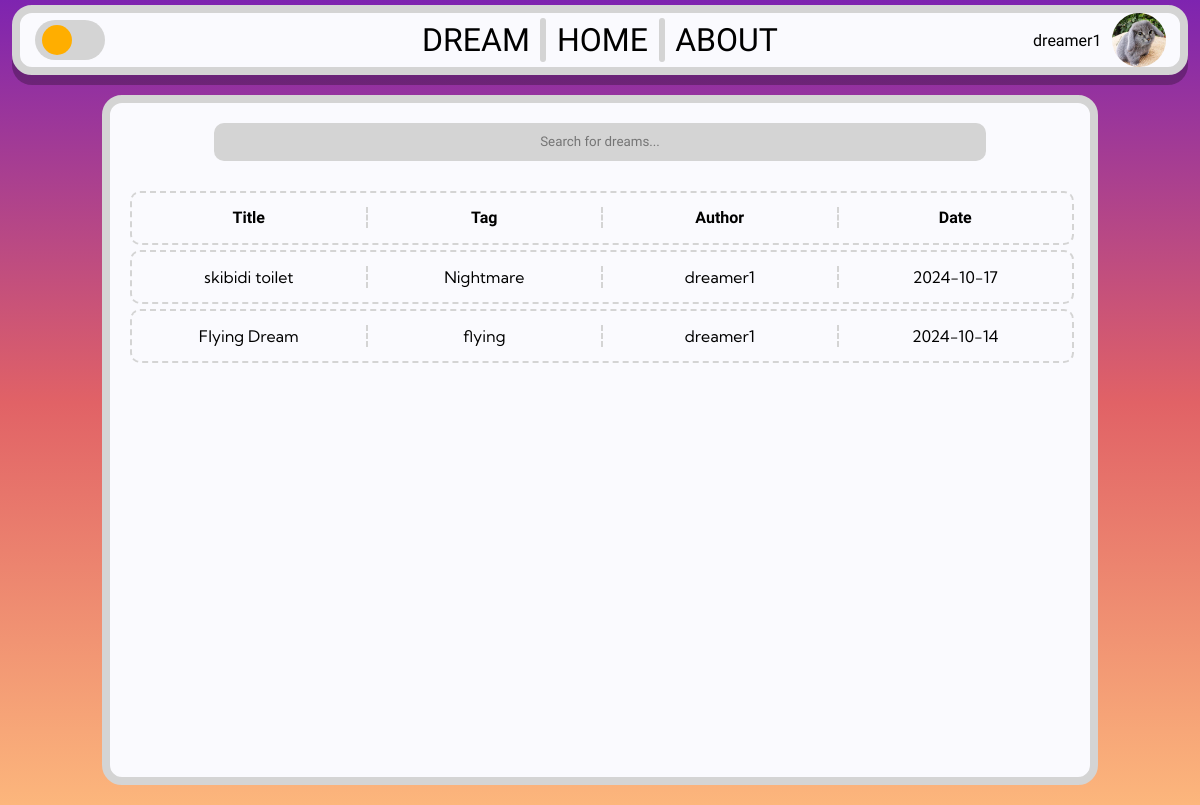
The page / (signed in) on the database as committed earlier.
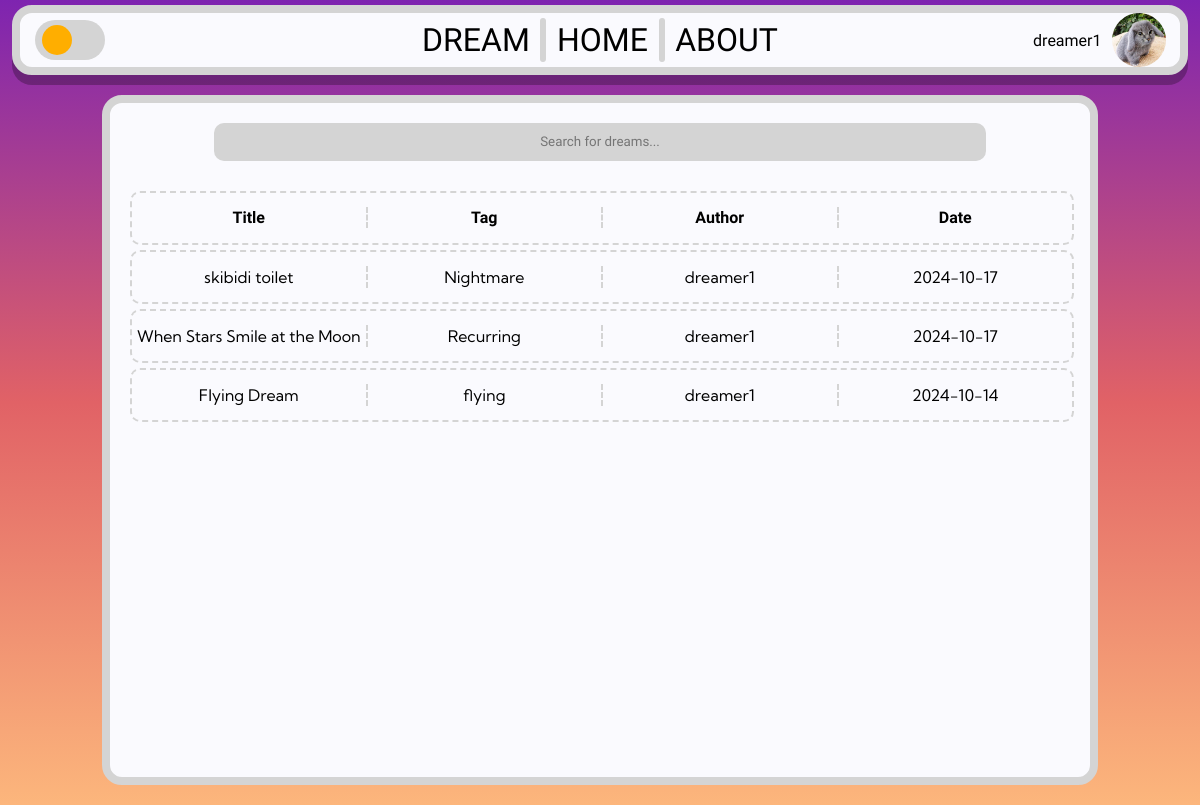
The same page on the database as committed later.
### tables this page shows
CREATE TABLE users (
        user_id TEXT PRIMARY KEY,
        username TEXT NOT NULL UNIQUE,
        hash TEXT NOT NULL,
        email TEXT,
        admin BOOLEAN DEFAULT FALSE
    , verified bool);

CREATE TABLE dreams (
        dream_id TEXT PRIMARY KEY,
        content TEXT,
        title TEXT,
        description TEXT,
        author_id TEXT,
        tag TEXT,
        upload_date DATE NOT NULL,
        likes INTEGER DEFAULT 0, private BOOL,
        FOREIGN KEY (author_id) REFERENCES users(user_id)
    );

### app.py (the view)
@app.route("/")
def dreambrowse():
    username, user_id = get_session_info()
    profile_pic = get_profile_picture(user_id)
    author_id_to_name = {}
    with db:
        if username:
            cursor.execute("SELECT * FROM dreams WHERE private = 0 OR author_id = ? ORDER BY upload_date DESC;", (user_id,))
        else:
            cursor.execute("SELECT * FROM dreams WHERE private = 0 ORDER BY upload_date DESC;")
        dreams = cursor.fetchall()
        author_ids = set()
        for dream in dreams:
            author_ids.add(dream[4])
        for author_id in author_ids:
            cursor.execute("SELECT username FROM users WHERE user_id = ?", (author_id,))
            author_id_to_name[author_id] = cursor.fetchone()[0]
    return render_template(
        "dream_browser.html", dreams=dreams, author_id_to_name=author_id_to_name, username=username, user_id=user_id, profile_pic=profile_pic
    )

### app.py (called while the page is built)
def get_profile_picture(user_id):
    if user_id is None:
        return None
    exts = ["png", "jpg", "jpeg", "gif", "webp", "jfif"]
    for ext in exts:
        if os.path.exists(f"{user_id}.{ext}"):
            return f"{user_id}.{ext}"
    return "default.jpg"

def get_session_info():
    if "username" in session:
        username = session.get("username")
        user_id = session.get("user_id")
    else:
        username = None
        user_id = None
    return username, user_id

### templates/dream_browser.html (shortened to what this page needs)
<!DOCTYPE html>
<html lang="en">
<head>
    <link rel="stylesheet" href="{{ url_for('static', filename='css/dream_browser.css') }}">
    <link rel="stylesheet" href="{{ url_for('static', filename='css/base.css') }}">
</head>
<body>
    <div class="header-container">
        <div class="header-left">
            <label class="switch" id="dark-mode-switch">
                <span class="slider round"></span>
            </label>
        </div>
        <div class="header-mid">
            <div class="header-buttons dreams-button">DREAM</div>
            <div class="vl" style="height: 80%;"></div>
            <div class="header-buttons home-button">HOME</div>
            <div class="vl" style="height: 80%;"></div>
            <div class="header-buttons about-button">ABOUT</div>
        </div>
        <div class="header-right">
            {% if username %}
            <span id="user-name">{{ username }}</span>
            <img src="{{ url_for('static', filename='images/profilephotos/' + profile_pic) }}" id="pfp">
            {% else %}
            <a href="{{ url_for('login') }}" class="header-buttons">LOGIN</a>
            {% endif %}
        </div>
    </div>
    <div class="browser">
        <input label="Search" type="text" class="search-bar" placeholder="Search for dreams...">
        <table class="dream-table">
            <tbody>
                <tr class="dream-row">
                    <th class="dream-heading">Title</th>
                    <th class="dream-heading">Tag</th>
                    <th class="dream-heading">Author</th>
                    <th class="dream-heading dream-date">Date</th>
                </tr>
                {% for dream in dreams %}
                <tr class="dream-row clickable-row" id="{{ dream[0] }}">
                    <td class="dream-cell dream-title">{{ dream[2] }}</td>
                    <td class="dream-cell dream-tag">{{ dream[5] }}</td>
                    <td class="dream-cell dream-author">{{ author_id_to_name[dream[4]] }}</td>
                    <td class="dream-cell dream-date">{{ dream[6] }}</td>
                </tr>
                {% endfor %}
            </tbody>
        </table>
    </div>
</body>
</html>

### static/css/dream_browser.css (style rules this page uses)
.browser { display: flex; flex-direction: column; align-items: center; justify-content: start; height: 100vh; width: 40vw; background-color: #FAFAFE; border: 8px solid #D4D4D4; border-radius: 20px; padding: 10px; margin: 20px; }
.search-bar { width: 80%; height: 40px; background-color: #D4D4D4; border: none; border-radius: 10px; text-align: center; margin: 10px; font-family: 'Krona One', sans-serif; }
.dream-table { width: 100%; height: 100%; display: flex; flex-direction: column; align-items: center; justify-content: start; overflow-y: scroll; overflow-x: hidden; border-radius: 10px; margin: 5px; padding: 10px; scrollbar-width: thin; }
tbody { width: 100%; height: 100%; }
.dream-row { width: 100%; height: 50px; display: flex; flex-direction: row; justify-content: space-between; align-items: center; text-align: center; border: 2px dashed #D4D4D4; border-radius: 10px; margin-top: 5px; }
.dream-cell, .dream-heading { flex: 1; border-right: 2px dashed #D4D4D4; }
.dream-heading { font-family: 'Krona One', sans-serif; font-size: 16px; }
.dream-date { border-right: none; }
.clickable-row { cursor: pointer; transition: transform 0.2s; }
@media screen and (max-width: 1200px) { .browser { width: 80vw; } }

### static/css/base.css (style rules this page uses)
html { height: 100%; width: 100%; }
body { width: 100%; height: 100%; margin: 0; padding: 0; background: rgb(126,36,176); background: -moz-linear-gradient(180deg, rgba(126,36,176,1) 0%, rgba(225,98,102,1) 50%, rgba(252,182,124,1) 100%); background: -webkit-linear-gradient(180deg, rgba(126,36,176,1) 0%, rgba(225,98,102,1) 50%, rgba(252,182,124,1) 100%); background: linear-gradient(180deg, rgba(126,36,176,1) 0%, rgba(225,98,102,1) 50%, rgba(252,182,124,1) 100%); background-repeat: no-repeat; background-attachment: fixed; background-size: cover; filter: progid:DXImageTransform.Microsoft.gradient(startColorstr="#7e24b0",endColorstr="#fcb67c",GradientType=1); font-family: 'Kumbh Sans', sans-serif; padding-top: 5px; display: flex; flex-direction: column; align-items: center; color: black; }
.header-container { display: flex; justify-content: center; align-items: center; background-color: #FAFAFE; border: #D4D4D4 8px solid; border-radius: 20px; width: 98%; height: 75px; font-family: 'Sulphur Point', sans-serif; box-shadow: 0px 10px 0px 0px rgba(0,0,0,0.26); -webkit-box-shadow: 0px 10px 0px 0px rgba(0,0,0,0.26); -moz-box-shadow: 0px 10px 0px 0px rgba(0,0,0,0.26); box-sizing: border-box; }
.vl { border-left: 6px solid #D4D4D4; border-radius: 20px; }
.header-left, .header-right, .header-mid { display: flex; justify-content: center; align-items: center; width: 32.5%; height: 100%; }
.header-mid { justify-content: space-evenly; }
.header-left { justify-content: start; }
.header-right { justify-content: end; }
.header-buttons { background-color: rgba(255, 255, 255, 0); padding: 8px; transition: 0.2s; font-weight: lighter; border-radius: 10px; font-size: 32px; }
#pfp { width: 54px; height: 54px; border-radius: 50%; margin-left: 10px; cursor: pointer; }
.switch { position: relative; display: inline-block; width: 70px; height: 40px; }
.slider { position: absolute; cursor: pointer; top: 0; left: 0; right: 0; bottom: 0; background-color: #D4D4D4; -webkit-transition: .4s; transition: .4s; }
.slider:before { position: absolute; content: ""; height: 30px; width: 30px; left: 7px; bottom: 5px; background-color: #FFAE00; -webkit-transition: .3s; transition: .3s; }
.slider.round { border-radius: 34px; }
.slider.round:before { border-radius: 50%; }

Rows that differ between the two databases and show on the page:
added dreams: title "When Stars Smile at the Moon", tag "Recurring", {{ author_id_to_name[dream[4]] }} "dreamer1", upload_date "2024-10-17"
